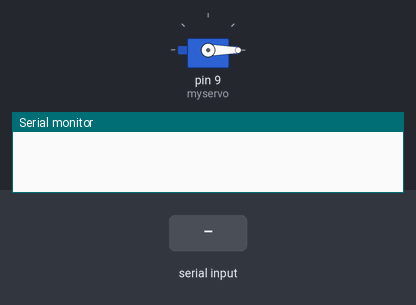
A sketch run on a simulated Arduino Uno, built with avr-gcc and run on an emulated ATmega328P. Shown: servo, the last lines printed to the serial monitor. The test bench sets the inputs (shaded band).

Above: at 1.2 s.
1.3 s: "x" received over the second serial link
At 2.5 s:
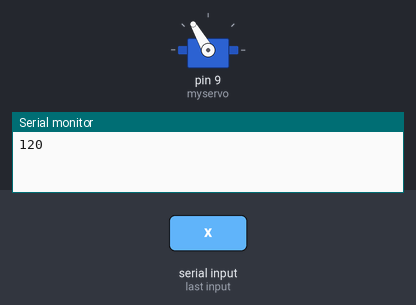
2.8 s: "x" received over the second serial link
At 5.0 s:
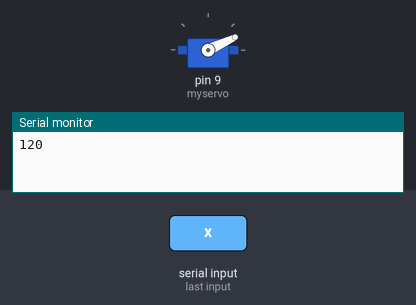
Timing chart, 0 to 6.5 s (numbered marks = the images above; inputs shaded):
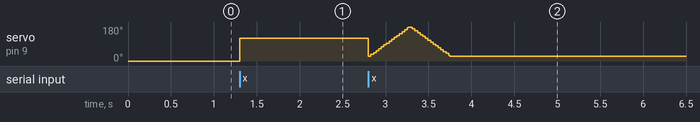

Measured:
- after the input at 1.3 s, servo on pin 9 (myservo): 0° → 120° at once

The sketch:

carwiper.ino
```cpp
#include <SoftwareSerial.h> // TX RX software library for bluetooth

#include <Servo.h> // servo library
Servo myservo; // servo name

int bluetoothTx = 10; // bluetooth tx to 10 pin
int bluetoothRx = 11; // bluetooth rx to 11 pin
int angle =25;    // initial angle  for servo (beteen 1 and 179)
int angleStep =10;
const int minAngle = 0;
const int maxAngle = 180;


SoftwareSerial bluetooth(bluetoothTx, bluetoothRx);

void setup() {
  myservo.attach(9); // attach servo signal wire to pin 9
  //Setup usb serial connection to computer
  Serial.begin(9600);
  //Setup Bluetooth serial connection to android
  bluetooth.begin(9600);
  myservo.write(0);
}

void loop() {
  //Read from bluetooth and write to usb serial
  if(bluetooth.available()>0 ) {
    int servopos = bluetooth.read(); // save the received number to servopos
    Serial.println(servopos); // serial print servopos current number received from bluetooth
    myservo.write(servopos); // roate the servo the angle received from the android app
  }  else if (bluetooth.read()=='x'){
  for (angle = 25; angle <= 180; angle += 5) { // goes from 0 degrees to 180 degrees
    // in steps of 1 degree
    myservo.write(angle);              // tell servo to go to position in variable 'pos'
    delay(15);                       // waits 15ms for the servo to reach the position
  }
  for (angle = 180; angle >= 25; angle -= 5) { // goes from 180 degrees to 0 degrees
    myservo.write(angle);              // tell servo to go to position in variable 'pos'
    delay(15);                       // waits 15ms for the servo to reach the position
  }
}
}
```
